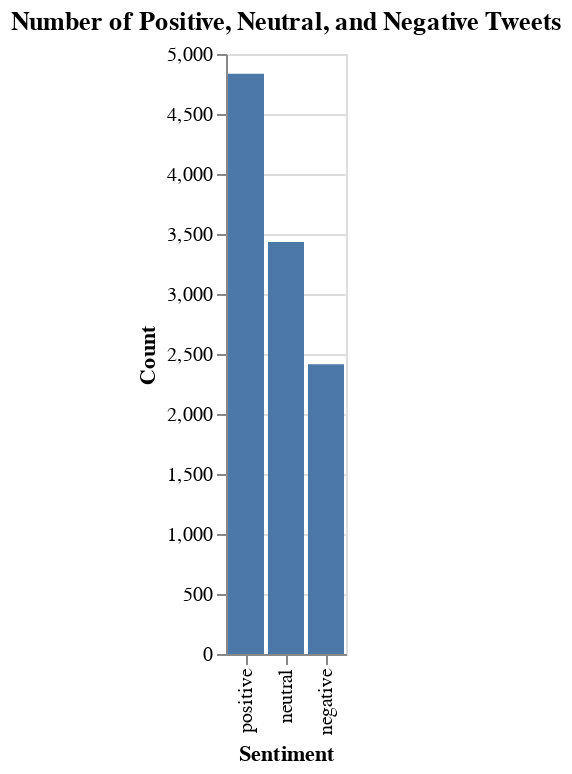

The cell this chart's notebook holds for it:
### Markdown cell above
Using the VADER sentiment analyzer the tweets were classified as either positive, neutral, or negative. At first, we believed that the tweets were likely more negative than positive, but in fact the tweets were classified as far more positive than negative, almost doubling the negatively classified tweets. The tweets classified as 'neutral' fall almost directly in between the tweets classified as positive and negative. The actual context and literal meaning of the tweets was not analyzed, nor the accuracy of the classification at this point, so there is certainly going to be a margin of error and some 'false positives' etc as the positivity is quite often a self directed compliment of sorts.

### Code cell
sentiment_chart = (
    alt.Chart(sentiment_counts)
    .mark_bar()
    .encode(
        x=alt.X("Sentiment:N", sort=["positive", "neutral", "negative"]),
        y=alt.Y("Count:Q"),
        tooltip=["Sentiment", "Count"]
    )
    .properties(
        title="Number of Positive, Neutral, and Negative Tweets"
    )
)

sentiment_chart

### Figure 1 — Vega-Lite specification as saved in the notebook (floating-point values rounded to 4 significant figures)
{"config": {"view": {"continuousWidth": 400, "continuousHeight": 300}}, "data": {"name": "data-d79466c3c041f5acd1b504f936e193b5"}, "mark": "bar", "encoding": {"tooltip": [{"field": "Sentiment", "type": "nominal"}, {"field": "Count", "type": "quantitative"}], "x": {"field": "Sentiment", "sort": ["positive", "neutral", "negative"], "type": "nominal"}, "y": {"field": "Count", "type": "quantitative"}}, "title": "Number of Positive, Neutral, and Negative Tweets", "$schema": "https://vega.github.io/schema/vega-lite/v4.17.0.json", "datasets": {"data-d79466c3c041f5acd1b504f936e193b5": [{"Sentiment": "negative", "Count": 2415}, {"Sentiment": "neutral", "Count": 3433}, {"Sentiment": "positive", "Count": 4836}]}}
